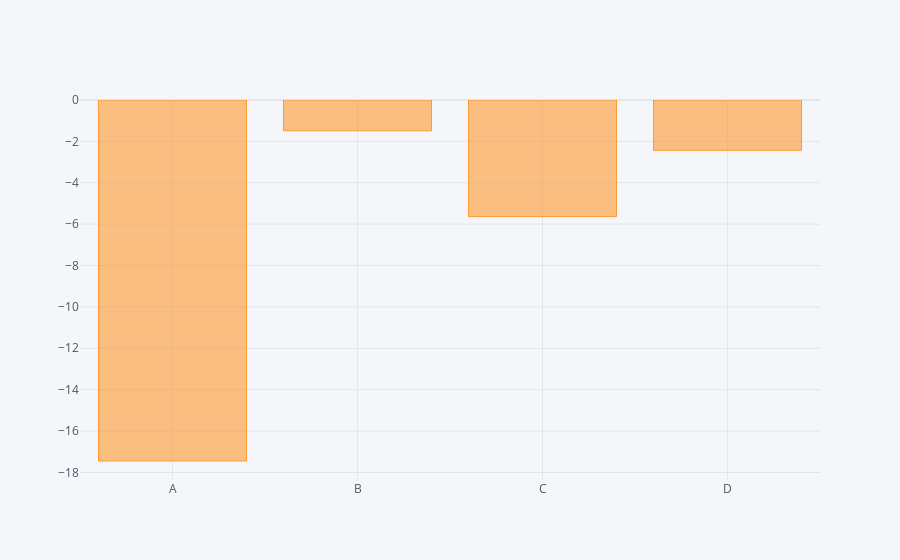

Source (notebook cell):
### Code cell
df.sum().iplot(kind='bar')

### Figure 1 — Plotly figure (JSON) as saved in the notebook; plotly's stock layout.template omitted (floating-point values rounded to 4 significant figures)
{"data": [{"marker": {"color": "rgba(255, 153, 51, 0.6)", "line": {"color": "rgba(255, 153, 51, 1.0)", "width": 1}}, "name": "None", "orientation": "v", "text": "", "type": "bar", "x": ["A", "B", "C", "D"], "y": [-17.45, -1.49, -5.637, -2.43]}], "layout": {"legend": {"bgcolor": "#F5F6F9", "font": {"color": "#4D5663"}}, "paper_bgcolor": "#F5F6F9", "plot_bgcolor": "#F5F6F9", "title": {"font": {"color": "#4D5663"}}, "xaxis": {"gridcolor": "#E1E5ED", "showgrid": true, "tickfont": {"color": "#4D5663"}, "title": {"font": {"color": "#4D5663"}, "text": ""}, "zerolinecolor": "#E1E5ED"}, "yaxis": {"gridcolor": "#E1E5ED", "showgrid": true, "tickfont": {"color": "#4D5663"}, "title": {"font": {"color": "#4D5663"}, "text": ""}, "zerolinecolor": "#E1E5ED"}}}
